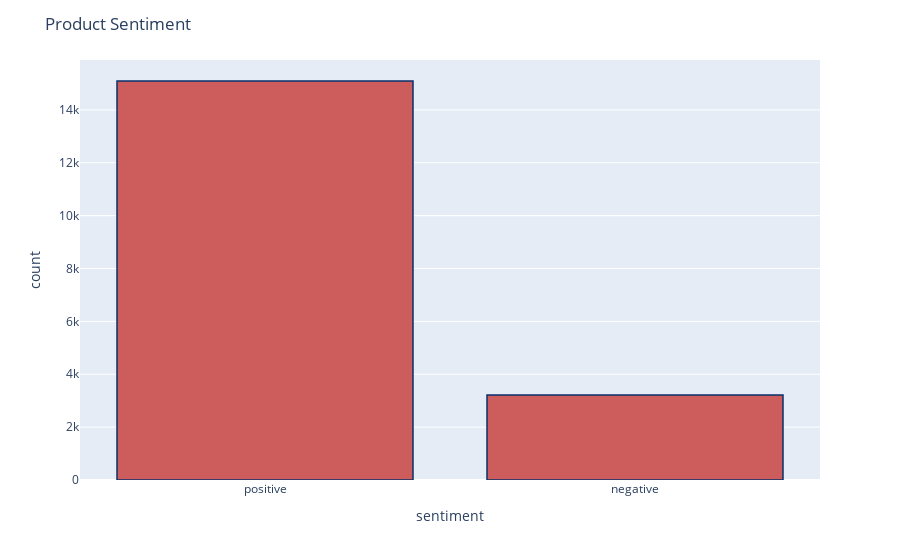

Here is the notebook cell this chart was saved with:
### Code cell
xt['sentiment'] = xt['sentiment'].replace({-1 : 'negative'})
xt['sentiment'] = xt['sentiment'].replace({1 : 'positive'})
fig = px.histogram(xt, x="sentiment")
fig.update_traces(marker_color="indianred",marker_line_color='rgb(8,48,107)',
                  marker_line_width=1.5)
fig.update_layout(title_text='Product Sentiment')
fig.show()

### Figure 1 — Plotly figure (JSON) as saved in the notebook; plotly's stock layout.template omitted (floating-point values rounded to 4 significant figures; data arrays with more than 128 entries replaced by an {"elided": "..."} marker saying what was removed)
{"data": [{"alignmentgroup": "True", "bingroup": "x", "hovertemplate": "sentiment=%{x}<br>count=%{y}<extra></extra>", "legendgroup": "", "marker": {"color": "indianred", "line": {"color": "rgb(8,48,107)", "width": 1.5}}, "name": "", "offsetgroup": "", "orientation": "v", "showlegend": false, "type": "histogram", "x": {"elided": "18307 str values"}, "xaxis": "x", "yaxis": "y"}], "layout": {"barmode": "relative", "legend": {"tracegroupgap": 0}, "margin": {"t": 60}, "title": {"text": "Product Sentiment"}, "xaxis": {"anchor": "y", "domain": [0, 1], "title": {"text": "sentiment"}}, "yaxis": {"anchor": "x", "domain": [0, 1], "title": {"text": "count"}}}}
